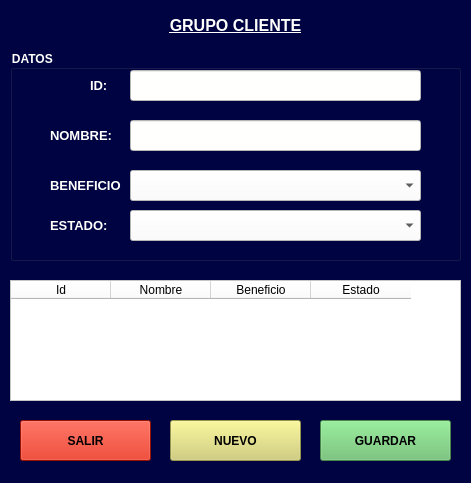
<?xml version="1.0" encoding="UTF-8"?>
<ui version="4.0">
 <class>frmcategoria</class>
 <widget class="QMainWindow" name="frmcategoria">
  <property name="enabled">
   <bool>true</bool>
  </property>
  <property name="geometry">
   <rect>
    <x>0</x>
    <y>0</y>
    <width>471</width>
    <height>483</height>
   </rect>
  </property>
  <property name="font">
   <font>
    <pointsize>9</pointsize>
   </font>
  </property>
  <property name="windowTitle">
   <string>Grupo Cliente</string>
  </property>
  <property name="windowIcon">
   <iconset>
    <normaloff>C:/Users/User/Documents/PROYECTO_POO/iconos/agregar-producto.ico</normaloff>C:/Users/User/Documents/PROYECTO_POO/iconos/agregar-producto.ico</iconset>
  </property>
  <property name="toolTipDuration">
   <number>2</number>
  </property>
  <property name="styleSheet">
   <string notr="true">background-color: rgb(0, 3, 66);</string>
  </property>
  <widget class="QWidget" name="centralwidget">
   <widget class="QLabel" name="label">
    <property name="geometry">
     <rect>
      <x>10</x>
      <y>10</y>
      <width>451</width>
      <height>31</height>
     </rect>
    </property>
    <property name="font">
     <font>
      <pointsize>12</pointsize>
      <weight>75</weight>
      <italic>false</italic>
      <bold>true</bold>
      <underline>true</underline>
      <strikeout>false</strikeout>
     </font>
    </property>
    <property name="styleSheet">
     <string notr="true">color: rgb(255, 255, 253);</string>
    </property>
    <property name="text">
     <string>GRUPO CLIENTE</string>
    </property>
    <property name="alignment">
     <set>Qt::AlignCenter</set>
    </property>
   </widget>
   <widget class="QGroupBox" name="groupBox">
    <property name="geometry">
     <rect>
      <x>10</x>
      <y>50</y>
      <width>451</width>
      <height>211</height>
     </rect>
    </property>
    <property name="font">
     <font>
      <pointsize>9</pointsize>
      <weight>75</weight>
      <bold>true</bold>
     </font>
    </property>
    <property name="styleSheet">
     <string notr="true">color: rgb(255, 255, 253);</string>
    </property>
    <property name="title">
     <string>DATOS </string>
    </property>
    <widget class="QLabel" name="label_3">
     <property name="geometry">
      <rect>
       <x>40</x>
       <y>70</y>
       <width>81</width>
       <height>31</height>
      </rect>
     </property>
     <property name="font">
      <font>
       <pointsize>10</pointsize>
       <weight>75</weight>
       <bold>true</bold>
      </font>
     </property>
     <property name="styleSheet">
      <string notr="true">color: rgb(255, 255, 253);</string>
     </property>
     <property name="text">
      <string>NOMBRE:</string>
     </property>
    </widget>
    <widget class="QLabel" name="label_6">
     <property name="geometry">
      <rect>
       <x>40</x>
       <y>120</y>
       <width>71</width>
       <height>31</height>
      </rect>
     </property>
     <property name="font">
      <font>
       <pointsize>10</pointsize>
       <weight>75</weight>
       <bold>true</bold>
      </font>
     </property>
     <property name="text">
      <string>BENEFICIO:</string>
     </property>
    </widget>
    <widget class="QComboBox" name="cbobeneficio">
     <property name="geometry">
      <rect>
       <x>120</x>
       <y>120</y>
       <width>291</width>
       <height>31</height>
      </rect>
     </property>
     <property name="styleSheet">
      <string notr="true">background-color: rgb(255, 255, 253);
color: rgb(0, 0, 0);</string>
     </property>
    </widget>
    <widget class="QLineEdit" name="txtnombre">
     <property name="geometry">
      <rect>
       <x>120</x>
       <y>70</y>
       <width>291</width>
       <height>31</height>
      </rect>
     </property>
     <property name="styleSheet">
      <string notr="true">background-color: rgb(255, 255, 253);
color: rgb(0, 0, 0);</string>
     </property>
     <property name="text">
      <string/>
     </property>
    </widget>
    <widget class="QLabel" name="label_4">
     <property name="geometry">
      <rect>
       <x>80</x>
       <y>20</y>
       <width>41</width>
       <height>31</height>
      </rect>
     </property>
     <property name="font">
      <font>
       <pointsize>10</pointsize>
       <weight>75</weight>
       <bold>true</bold>
      </font>
     </property>
     <property name="styleSheet">
      <string notr="true">color: rgb(255, 255, 253);</string>
     </property>
     <property name="text">
      <string>ID:</string>
     </property>
    </widget>
    <widget class="QLineEdit" name="txtidgrupocli">
     <property name="geometry">
      <rect>
       <x>120</x>
       <y>20</y>
       <width>291</width>
       <height>31</height>
      </rect>
     </property>
     <property name="styleSheet">
      <string notr="true">background-color: rgb(255, 255, 253);
color: rgb(0, 0, 0);</string>
     </property>
     <property name="text">
      <string/>
     </property>
    </widget>
    <widget class="QComboBox" name="cboestado">
     <property name="geometry">
      <rect>
       <x>120</x>
       <y>160</y>
       <width>291</width>
       <height>31</height>
      </rect>
     </property>
     <property name="styleSheet">
      <string notr="true">background-color: rgb(255, 255, 253);
color: rgb(0, 0, 0);</string>
     </property>
    </widget>
    <widget class="QLabel" name="label_7">
     <property name="geometry">
      <rect>
       <x>40</x>
       <y>160</y>
       <width>71</width>
       <height>31</height>
      </rect>
     </property>
     <property name="font">
      <font>
       <pointsize>10</pointsize>
       <weight>75</weight>
       <bold>true</bold>
      </font>
     </property>
     <property name="text">
      <string>ESTADO:</string>
     </property>
    </widget>
   </widget>
   <widget class="QPushButton" name="btnnuevo">
    <property name="geometry">
     <rect>
      <x>170</x>
      <y>420</y>
      <width>131</width>
      <height>41</height>
     </rect>
    </property>
    <property name="font">
     <font>
      <pointsize>9</pointsize>
      <weight>75</weight>
      <bold>true</bold>
     </font>
    </property>
    <property name="styleSheet">
     <string notr="true">background-color: rgb(209, 206, 107);</string>
    </property>
    <property name="text">
     <string>NUEVO</string>
    </property>
   </widget>
   <widget class="QPushButton" name="btnguardar">
    <property name="geometry">
     <rect>
      <x>320</x>
      <y>420</y>
      <width>131</width>
      <height>41</height>
     </rect>
    </property>
    <property name="font">
     <font>
      <pointsize>9</pointsize>
      <weight>75</weight>
      <bold>true</bold>
     </font>
    </property>
    <property name="styleSheet">
     <string notr="true">background-color: rgb(99, 189, 104);</string>
    </property>
    <property name="text">
     <string>GUARDAR</string>
    </property>
   </widget>
   <widget class="QPushButton" name="btnsalir">
    <property name="geometry">
     <rect>
      <x>20</x>
      <y>420</y>
      <width>131</width>
      <height>41</height>
     </rect>
    </property>
    <property name="font">
     <font>
      <pointsize>9</pointsize>
      <weight>75</weight>
      <bold>true</bold>
     </font>
    </property>
    <property name="styleSheet">
     <string notr="true">background-color: rgb(212, 25, 4);</string>
    </property>
    <property name="text">
     <string>SALIR</string>
    </property>
   </widget>
   <widget class="QTableWidget" name="tblgrupocliente">
    <property name="geometry">
     <rect>
      <x>10</x>
      <y>280</y>
      <width>451</width>
      <height>121</height>
     </rect>
    </property>
    <property name="minimumSize">
     <size>
      <width>451</width>
      <height>0</height>
     </size>
    </property>
    <property name="styleSheet">
     <string notr="true">background-color: rgb(255, 255, 255);</string>
    </property>
    <column>
     <property name="text">
      <string>Id</string>
     </property>
    </column>
    <column>
     <property name="text">
      <string>Nombre</string>
     </property>
    </column>
    <column>
     <property name="text">
      <string>Beneficio</string>
     </property>
    </column>
    <column>
     <property name="text">
      <string>Estado</string>
     </property>
    </column>
   </widget>
  </widget>
 </widget>
 <resources/>
 <connections/>
</ui>
